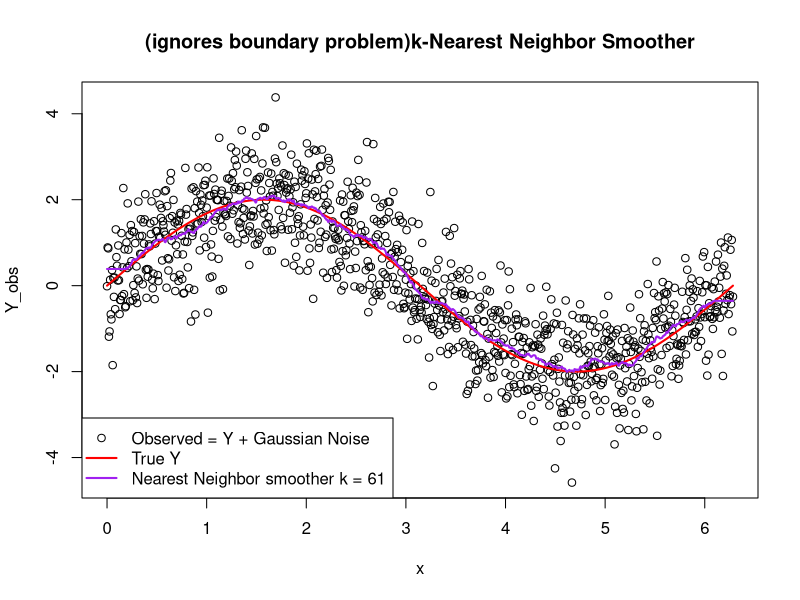
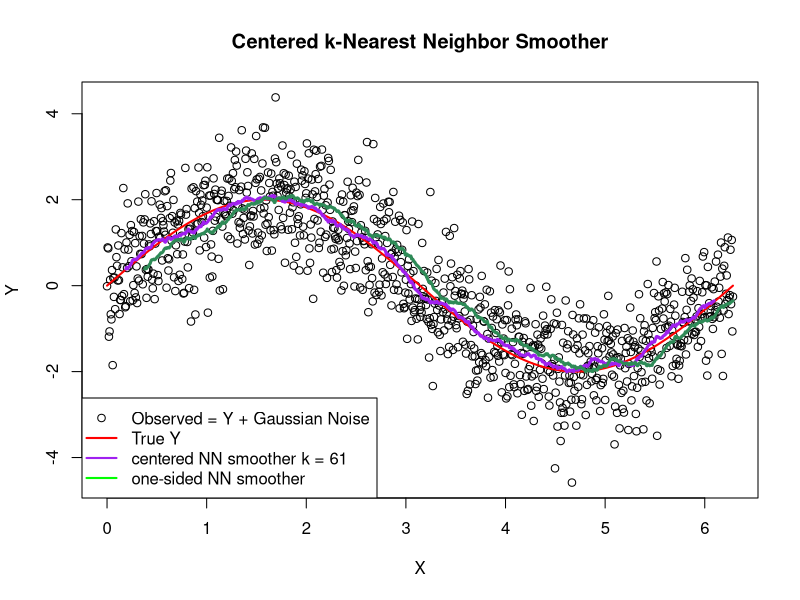

The R source for these figures, in order:
#Jae Chang 2020/Feb/09
#***dataset should be sorted by x values
# Here I simulate a sin wave with gaussian noise and use k-NN centered smoother 
x = seq(0,2*pi,length=1000)
Y = sin(x)*2 #the actual Y
Y_obs = Y + rnorm(length(x),0,0.8) #add noise to Y

x1 = matrix(x,length(x),1)
y1 = matrix(Y_obs,length(x),1)
sample_set = cbind(x1,y1) #in this example x is already sorted

#~~~~~~~~~~~~~~~~~~~~~~~~~~~~~~#
#~~  some functions needed   ~~#
#~~~~~~~~~~~~~~~~~~~~~~~~~~~~~~#
euclidean_distance <- function(p,q){
	#p and q are expected to be an array
	temp = 0
	for(i in 1:length(p)){
		temp = temp + (p[i]-q[i])^2
	}	
	tempAns = temp^(1/2)
	return(temp)
}

#~~~~~~~~~~~~~~~~~~~~~~~~~~~~~~#
#~~nearest neighbour smoother~~#
#~~~~~~~~~~~~~~~~~~~~~~~~~~~~~~#

NNsmoother <- function(sample,k=16){
	#assuming matrix of nx2 matrix
	#this one is slower
	output_m = matrix(0,nrow(sample),2)
	for(i in 1:nrow(sample)){
		#idea is at each point in x we want to grab the k closest
		current_x = c(sample[i,1])
		score = matrix(0,nrow(sample),2) #1st col value of distance x from current_x, 2nd col value of y of x
		for(j in 1:nrow(sample)){
			temp = c(sample[j,1])
			score[j,1] = euclidean_distance(current_x,temp)
			score[j,2] = sample[j,2]
		}
		score = score[order(score[,1],decreasing=FALSE),] #closest to current_x at top in sorted matter
		output_m[i,1] = sample[i,1]
		output_m[i,2] = mean(score[1:k,2])
	}
	return(output_m)
}

#~~~~~~~~~~~~~~~~#
# matrix version #
#~~~~~~~~~~~~~~~~#

NNsmoother_fast <- function(sample,k=17,type="c"){
	#assume sample is sorted by x, k should be odd
	#this is a centered version (it's basically a centered moving average)
	if(k %% 2 == 0){
		stop("k must be odd")
	}
	m = nrow(sample)
	S = matrix(0,m-k+1,m)
	counter = 1
	for(i in 1:(m-k+1)){
		S[i,(counter):(counter+k-1)] = seq(1:k)*0 + 1/k
		counter = counter + 1
	}
	output = S[1:(m-(k-1)),1:m]%*%sample[,2] #assuming 1st column is x and 2nd column is y
	weuseX = sample[(floor(k/2)+1):(m-floor(k/2)),1] #the x points associated with the smoothed values
	if(type!="c"){
		#one sided
		weuseX = sample[k:m,1] #the x points associated with the smoothed values
	}
	output2 = cbind(weuseX,output)
	return(output2)
}

#~~~~~~~~~~~~~~~~~~~~~~~~~~~~~~~~#
#~~plot of actual and smoothers~~#
#~~~~~~~~~~~~~~~~~~~~~~~~~~~~~~~~#
par(mfrow=c(1,1))
par(cex=1)
k = 61
testing = NNsmoother(sample_set,k)
plot(x,Y_obs,type="p",main="(ignores boundary problem)k-Nearest Neighbor Smoother")
lines(x,Y,col="red",lwd=2)
legend("bottomleft",box.lty=1,legend=c("Observed = Y + Gaussian Noise","True Y",paste("Nearest Neighbor smoother k =",k)),col=c("black","red","purple"),lwd=c(NA,2,2),pch=c(1,NA,NA))
lines(testing[,1],testing[,2],col="purple",lwd=2)

faster = NNsmoother_fast(sample_set,k,"c")
faster2 = NNsmoother_fast(sample_set,k,"s")
plot(x,Y_obs,type="p",main="Centered k-Nearest Neighbor Smoother",ylab="Y",xlab="X")
lines(x,Y,col="red",lwd=2)
lines(faster[,1],faster[,2],col="purple",lwd=3)
lines(faster2[,1],faster2[,2],col="seagreen4",lwd=3)
legend("bottomleft",box.lty=1,legend=c("Observed = Y + Gaussian Noise","True Y",paste("centered NN smoother k =",k),"one-sided NN smoother"),col=c("black","red","purple","green"),lwd=c(NA,2,2,2),pch=c(1,NA,NA,NA))





